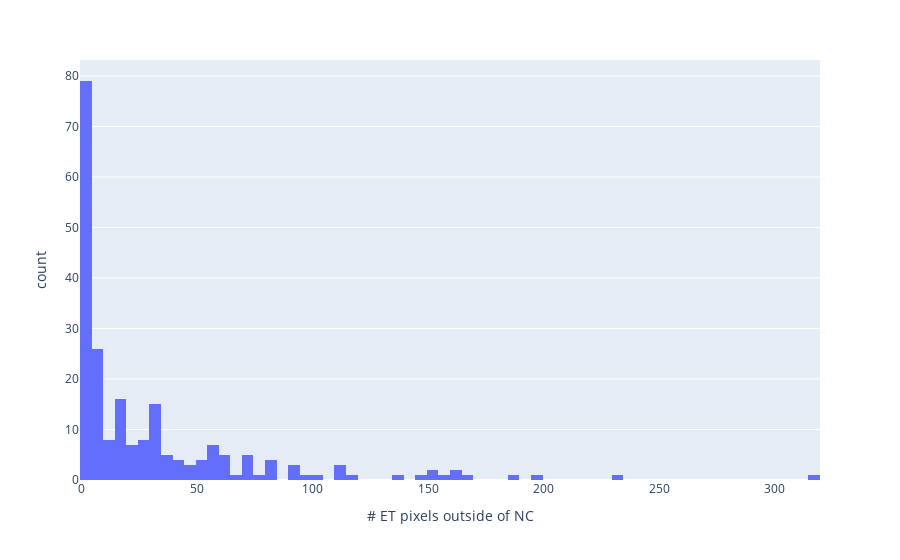

This figure's notebook cell:
### Code cell
px.histogram(enhancing_df, x="ET_outside", nbins=150, labels={"ET_outside": "# ET pixels outside of NC"})

### Figure 1 — Plotly figure (JSON) as saved in the notebook; plotly's stock layout.template omitted (floating-point values rounded to 4 significant figures; data arrays with more than 128 entries replaced by an {"elided": "..."} marker saying what was removed)
{"data": [{"alignmentgroup": "True", "bingroup": "x", "hovertemplate": "# ET pixels outside of NC=%{x}<br>count=%{y}<extra></extra>", "legendgroup": "", "marker": {"color": "#636efa", "pattern": {"shape": ""}}, "name": "", "nbinsx": 150, "offsetgroup": "", "orientation": "v", "showlegend": false, "type": "histogram", "x": {"elided": "219 int values"}, "xaxis": "x", "yaxis": "y"}], "layout": {"autosize": true, "barmode": "relative", "legend": {"tracegroupgap": 0}, "margin": {"t": 60}, "xaxis": {"anchor": "y", "autorange": true, "domain": [0, 1], "range": [-0.5, 319.5], "title": {"text": "# ET pixels outside of NC"}, "type": "linear"}, "yaxis": {"anchor": "x", "autorange": true, "domain": [0, 1], "range": [0, 83.16], "title": {"text": "count"}}}}
